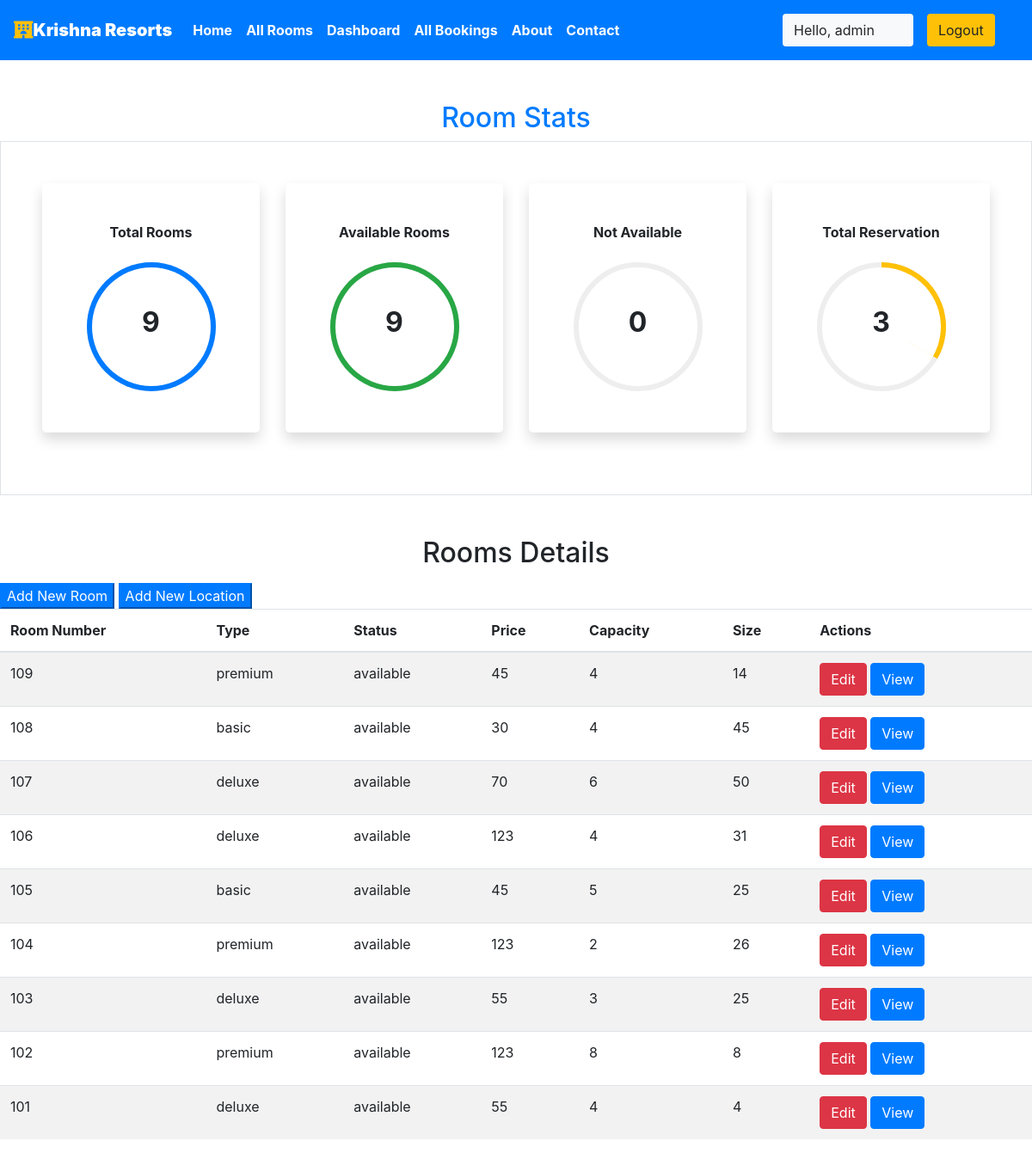
The app's page /staff/panel (signed in) with its own data.
### krishna/models.py (models this page shows, shortened)
class Rooms(models.Model):
    ROOM_STATUS = (
    ("1", "available"),
    ("2", "not available"),
    )
    ROOM_TYPE = (
    ("1", "premium"),
    ("2", "deluxe"),
    ("3","basic"),
    )
    room_type = models.CharField(max_length=50,choices = ROOM_TYPE)
    capacity = models.IntegerField()
    price = models.IntegerField()
    size = models.IntegerField()
    hotel = models.ForeignKey(Hotels, on_delete = models.CASCADE)
    status = models.CharField(choices =ROOM_STATUS,max_length = 15)
    roomnumber = models.IntegerField()
    image=models.ImageField(upload_to="hotels",null=True)

### krishna/views.py (the view)
# urls.py: path('staff/panel', views.panel,name="staffpanel"),
@login_required(login_url='/staff')
def panel(request):
    if request.user.is_staff == False:
        return HttpResponse('Access Denied')
    rooms = Rooms.objects.all()
    total_rooms = len(rooms)
    available_rooms = len(Rooms.objects.all().filter(status='1'))
    unavailable_rooms = len(Rooms.objects.all().filter(status='2'))
    reserved = len(Reservation.objects.all())
    hotel = Hotels.objects.values_list('location','id').distinct().order_by()
    response = render(request,'staff/panel.html',{'location':hotel,'reserved':reserved,'rooms':rooms,'total_rooms':total_rooms,'available':available_rooms,'unavailable':unavailable_rooms})
    return HttpResponse(response)

### krishna/templatetags/app_tags.py (called while the page is built)
@register.filter
def percentage(value1,value2=100):
    return int(value1)/int(value2)*100

### templates/staff/panel.html (shortened to what this page needs)
{% extends 'basic.html' %} {% block title %} staff panel {% endblock title %}  {% block body %}
<section class="my-5 ">
    {%load app_tags%}
    <h2 class="text-center text-primary">Room Stats</h2>
    <div class="container-fluid px-5 py-5 border">
        <div class="row">
            <div class="col-xl-3 col-lg-6 col-sm-12 mb-4 ">
                <div class="bg-white rounded-lg p-5 shadow">
                    <h2 class="h6 font-weight-bold text-center mb-4">Total Rooms</h2>
                    <div class="progress mx-auto" data-value={{ total_rooms|percentage:total_rooms}}>
                        <span class="progress-left">
                                    <span class="progress-bar border-primary"></span>
                        </span>
                        <span class="progress-right">
                                    <span class="progress-bar border-primary"></span>
                        </span>
                        <div class="progress-value w-100 h-100 rounded-circle d-flex align-items-center justify-content-center">
                            <div class="h2 font-weight-bold">{{ total_rooms}}</div>
                        </div>
                    </div>
                </div>
            </div>
            <div class="col-xl-3 col-lg-6 col-sm-12 mb-4">
                <div class="bg-white rounded-lg p-5 shadow">
                    <h2 class="h6 font-weight-bold text-center mb-4">Available Rooms</h2>
                    <div class="progress mx-auto" data-value={{ available|percentage:total_rooms}}>
                        <span class="progress-left">
                                    <span class="progress-bar border-success"></span>
                        </span>
                        <span class="progress-right">
                                    <span class="progress-bar border-success"></span>
                        </span>
                        <div class="progress-value w-100 h-100 rounded-circle d-flex align-items-center justify-content-center">
                            <div class="h2 font-weight-bold">{{ available}}</div>
                        </div>
                    </div>
                </div>
            </div>
            <div class="col-xl-3 col-lg-6 col-sm-12 mb-4">
                <div class="bg-white rounded-lg p-5 shadow">
                    <h2 class="h6 font-weight-bold text-center mb-4">Not Available</h2>
                    <div class="progress mx-auto" data-value={{ unavailable|percentage:total_rooms}}>
                        <span class="progress-left">
                        </span>
                        <span class="progress-right">
                        </span>
                        <div class="progress-value w-100 h-100 rounded-circle d-flex align-items-center justify-content-center">
                            <div class="h2 font-weight-bold">{{ unavailable}}</div>
                        </div>
                    </div>
                </div>
            </div>
            <div class="col-xl-3 col-lg-6 col-sm-12 mb-4">
                <div class="bg-white rounded-lg p-5 shadow">
                    <h2 class="h6 font-weight-bold text-center mb-4">Total Reservation</h2>
                    <div class="progress mx-auto" data-value={{reserved |percentage:total_rooms}}>
                        <span class="progress-left">
                        </span>
                        <span class="progress-right">
                                    <span class="progress-bar border-warning"></span>
                        </span>
                        <div class="progress-value w-100 h-100 rounded-circle d-flex align-items-center justify-content-center">
                            <div class="h2 font-weight-bold">{{reserved}}</div>
                        </div>
                    </div>
                </div>
            </div>
        </div>
    </div>
</section>
<h2 class="text-center pb-2">Rooms Details</h2>
<Button class="btn-group btn-primary" data-toggle="modal" data-target="#newroom">Add New Room</Button>
<Button class="btn-group btn-primary " data-toggle="modal" data-target="#newlocation">Add New Location</Button>
<table class="table table-striped  ">
    <thead>
        <th>Room Number</th>
        <th>Type</th>
        <th>Status</th>
        <th>Price</th>
        <th>Capacity</th>
        <th>Size</th>
        <th colspan="2">Actions</th>
    </thead>
    {% if rooms %} {% for each_room in rooms %}
    <tr>
        <td>{{each_room.roomnumber}}</td>
        <td>{{each_room.get_room_type_display}}</td>
        <td>{{each_room.get_status_display}}</td>
        <td>{{each_room.price}}</td>
        <td>{{each_room.capacity}}</td>
        <td>{{each_room.size}}</td>
        <td colspan="2">
            <a href="/staff/panel/edit-room?roomid={{each_room.id}}"><Button class="btn btn-danger">Edit</Button></a>
            <a href="/staff/panel/view-room?roomid={{each_room.id}}"><Button class="btn btn-primary">View</Button></a>
        </td>
    </tr>
    {% endfor %} {% endif %}
</table>
{% endblock body %}

### templates/basic.html (shortened to what this page needs)
{% load static %}
<!DOCTYPE html>
<!DOCTYPE html>
<html lang="en">
<head>
    <link rel="stylesheet" href="https://use.fontawesome.com/releases/v5.7.0/css/all.css">
    <link rel="stylesheet" href="{% static 'bootstrap\bootstrap.css' %}">
    <link rel="stylesheet" href="https://maxcdn.bootstrapcdn.com/bootstrap/4.5.0/css/bootstrap.min.css" >
</head>
<body style="dbackground-image: url('https://source.unsplash.com/random');height: 100%;">
    <div class="container-fluid px-0">
        <nav class="navbar navbar-expand-lg navbar-dark bg-primary font-weight-bold">
            <a class="navbar-brand text-bold bg-black " href="/"><i class="fas fa-hotel text-warning"></i><b>Krishna Resorts</b></a>
            <div class="collapse navbar-collapse " id="navbarSupportedContent">
                <ul class="navbar-nav mr-auto ">
                    <li class="nav-item active">
                        <a class="nav-link text-bold " href="/home"> Home</a>
                    </li>
                    <li class="nav-item active">
                        <a class="nav-link text-bold " href="/room"> All Rooms </a>
                    </li>
                    {% if user.is_staff %}
                    <li class="nav-item active">
                        <a class="nav-link text-bold" href="/staff/panel">Dashboard </a>
                    </li>
                    {% elif user.is_staff == False and user.is_authenticated %}
                    <li class="nav-item active">
                            <a class="nav-link text-bold" href="/user/bookings">My Bookings </a>
                        </li>
                    {% endif %}
                    {% if user.is_staff %}
                    <li class="nav-item active">
                            <a class="nav-link text-bold" href="/staff/allbookings">All Bookings </a>
                        </li>
                    {% endif %}
                    <li class="nav-item active">
                        <a class="nav-link text-bold" href="/about">About</a>
                    </li>
                    <li class="nav-item active">
                        <a class="nav-link text-bold" href="/contact">Contact </a>
                    </li>
                </ul>
                {% if user.is_authenticated %}
                      <button class="btn btn-group bg-light" data-toggle="modal" data-target="#forlogin">
                       Hello, {{request.user}}
                       <a href="/logout" class="nav-link">
                    <button class="btn btn-group bg-warning" data-toggle="modal" data-target="#forlogin">
                        Logout
                    </button></a>&nbsp; &nbsp;
                    </button>
                {% else %}
                    <a href="/user" class="nav-link">
                    <button class="btn btn-group bg-warning font-weight-bold" data-toggle="modal" data-target="#forlogin">
                        User Login
                    </button></a>
                {% endif %}
            </div>
        </nav>
    </div>
    {% block body %}
    {% endblock body %}
</body>
</html>

### templates/staff/panel.html (style rules this page uses)
.progress { width: 150px; height: 150px; background: none; position: relative; }
.progress::after { content: ""; width: 100%; height: 100%; border-radius: 50%; border: 6px solid #eee; position: absolute; top: 0; left: 0; }
.progress>span { width: 50%; height: 100%; overflow: hidden; position: absolute; top: 0; z-index: 1; }
.progress .progress-left { left: 0; }
.progress .progress-bar { width: 100%; height: 100%; background: none; border-width: 6px; border-style: solid; position: absolute; top: 0; }
.progress .progress-left .progress-bar { left: 100%; border-top-right-radius: 80px; border-bottom-right-radius: 80px; border-left: 0; -webkit-transform-origin: center left; transform-origin: center left; }
.progress .progress-right { right: 0; }
.progress .progress-right .progress-bar { left: -100%; border-top-left-radius: 80px; border-bottom-left-radius: 80px; border-right: 0; -webkit-transform-origin: center right; transform-origin: center right; }
.progress .progress-value { position: absolute; top: 0; left: 0; }
body { min-height: 100vh; }
.rounded-lg { border-radius: 1rem; }

### templates/basic.html (style rules this page uses)
a { text-decoration: none; }

### records on screen
Rooms: roomnumber "109", room_type "premium", status "available", price "45", capacity "4", size "14"
Rooms: roomnumber "108", room_type "basic", status "available", price "30", capacity "4", size "45"
Rooms: roomnumber "107", room_type "deluxe", status "available", price "70", capacity "6", size "50"
Rooms: roomnumber "106", room_type "deluxe", status "available", price "123", capacity "4", size "31"
Rooms: roomnumber "105", room_type "basic", status "available", price "45", capacity "5", size "25"
Rooms: roomnumber "104", room_type "premium", status "available", price "123", capacity "2", size "26"
Rooms: roomnumber "103", room_type "deluxe", status "available", price "55", capacity "3", size "25"
Rooms: roomnumber "102", room_type "premium", status "available", price "123", capacity "8", size "8"
Rooms: roomnumber "101", room_type "deluxe", status "available", price "55", capacity "4", size "4"

### other values on screen
{{ request.user }} "admin"
{{ total_rooms }} "9"
{{ available }} "9"
{{ unavailable }} "0"
{{ reserved }} "3"
